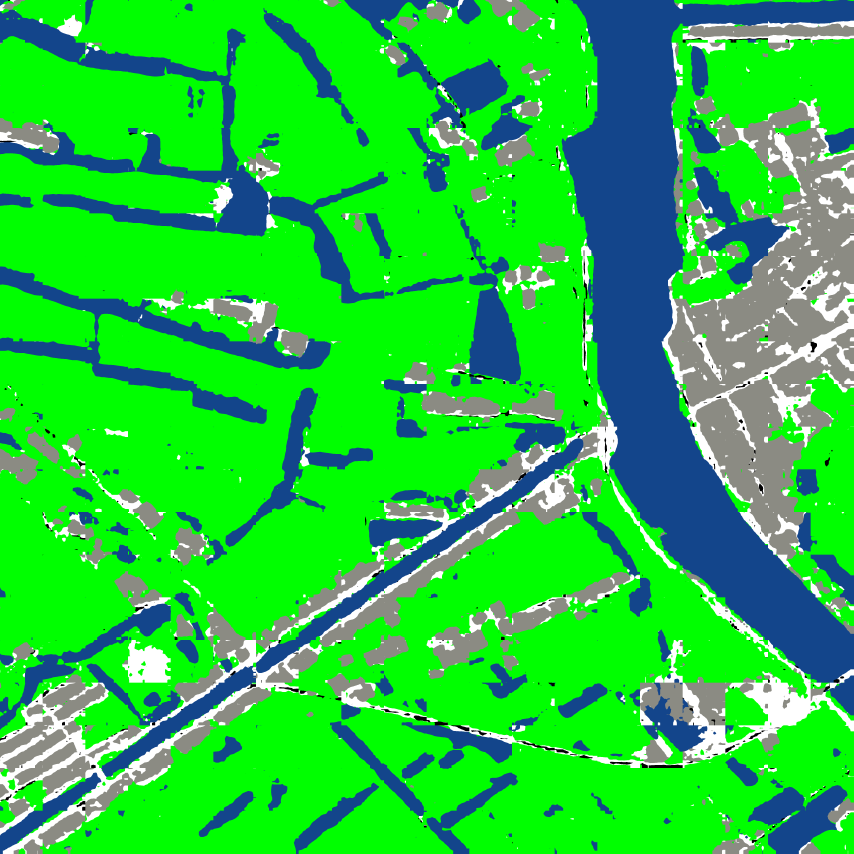
#> input picture sample_image/color_1.png, 5120 x 5120 px, given in place of 1.png, which was not available (shown at 1/6 size)
$ python preprocess.py
#> lines starting #> are read from the running program, lines starting #| are printed output that depends on the picture; pictures that were not available may be replaced by others from this repository, and a replacement may not be noted
import argparse
import os
import random

import cv2
import pandas as pd
from tqdm import tqdm

parser = argparse.ArgumentParser()
parser.add_argument('--size', type=int, default=224)
parser.add_argument('--image_num', type=int, default=10000)
args = parser.parse_args()


# 随机窗口采样
def generate_train_dataset(size, image_num,
                           train_image_path='dataset/train/images/',
                           train_label_path='dataset/train/labels/'):
    '''
    该函数用来生成训练集，切图方法为随机切图采样
    :param image_num: 生成样本的个数
    :param train_image_path: 切图保存样本的地址
    :param train_label_path: 切图保存标签的地址
    :return:
    '''
#> called with size = 224, image_num = 10000, train_image_path = 'dataset/train/images/', train_label_path = 'dataset/train/labels/'

    # 用来记录所有的子图的数目
    g_count = 1
    images_path = ['dataset/origin/1.png','dataset/origin/2.png',
                   'dataset/origin/3.png','dataset/origin/4.png']
    labels_path = ['dataset/origin/1_class.png','dataset/origin/2_class.png',
                   'dataset/origin/3_class.png','dataset/origin/4_class.png']

    # 每张图片生成子图的个数
    image_each = image_num // len(images_path)
    image_path, label_path = [], []
    for i in tqdm(range(len(images_path))):
        count = 0
        image = cv2.imread(images_path[i])
#> image is the input picture: shape (5120, 5120, 3); mean B, G, R 61.2, 200.1, 36.1
        label = cv2.imread(labels_path[i], cv2.IMREAD_GRAYSCALE)
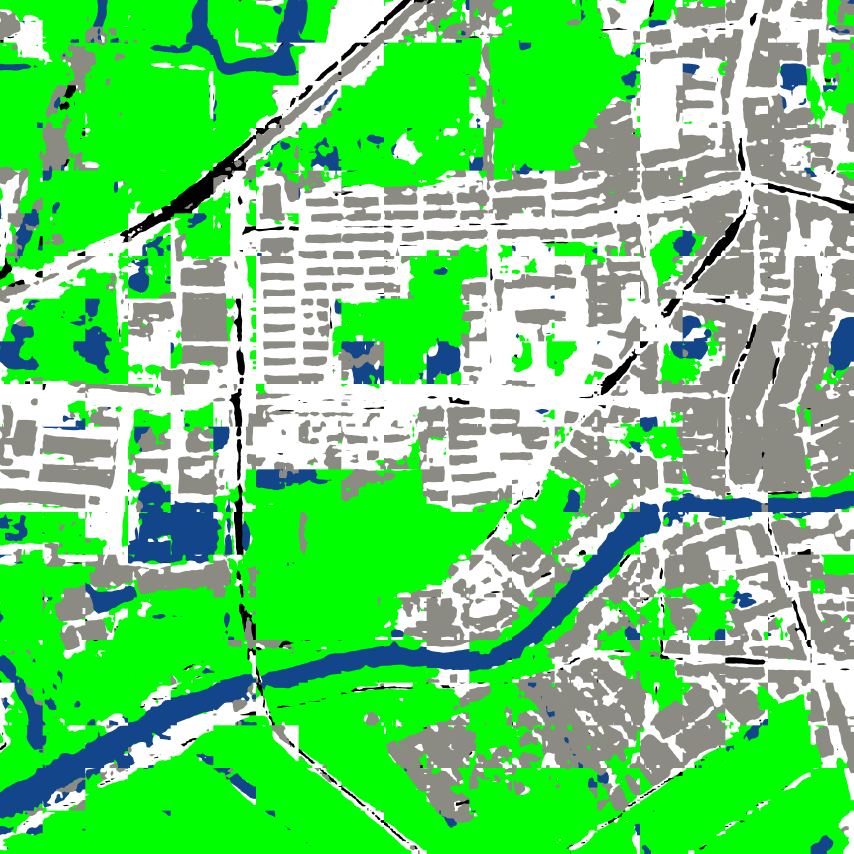
#> input picture sample_image/color_2.png, 5120 x 5120 px, given in place of 1_class.png, which was not available (shown at 1/6 size)
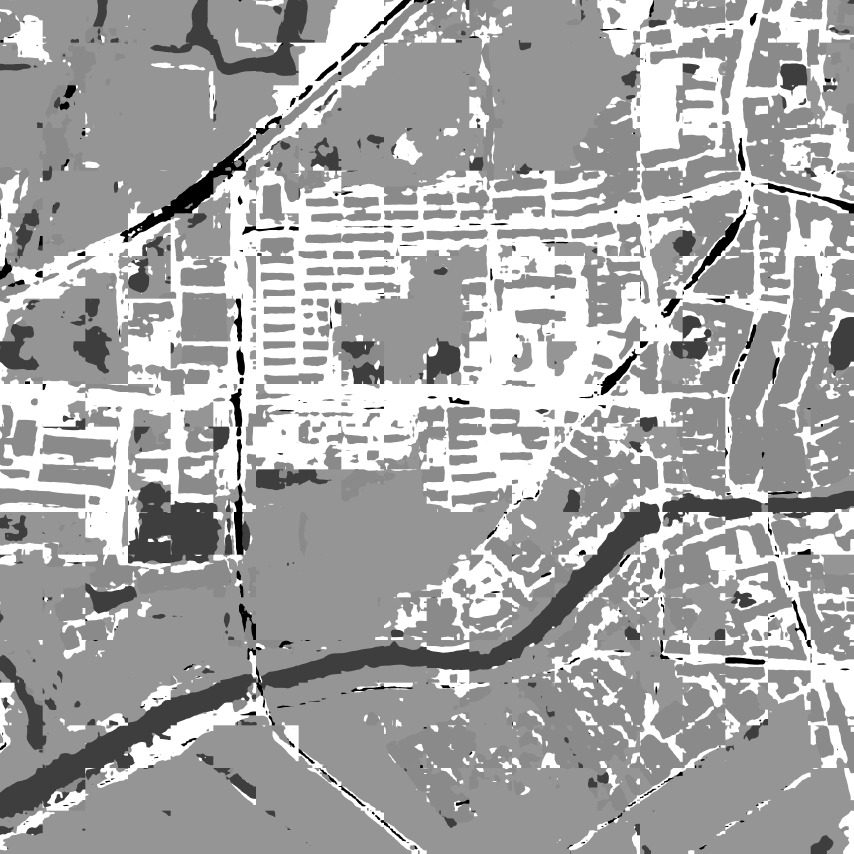
#> label: shape (5120, 5120) (shown at 1/6 size); min 0, max 255, mean 166.3
        X_height, X_width = image.shape[0], image.shape[1]
#> X_height = 5120; X_width = 5120
        while count < image_each:
            random_width = random.randint(0, X_width - size - 1)
            random_height = random.randint(0, X_height - size - 1)
            image_ogi = image[random_height: random_height + size, random_width: random_width + size,:]
            label_ogi = label[random_height: random_height + size, random_width: random_width + size]
            image_path.append(train_image_path + '%05d.png' % g_count)
            label_path.append(train_label_path + '%05d.png' % g_count)
            cv2.imwrite((train_image_path + '%05d.png' % g_count), image_ogi)
            cv2.imwrite((train_label_path + '%05d.png' % g_count), label_ogi)
            count += 1
            g_count += 1

            if g_count % 100 == 0:
                print(f'finish {g_count}/{image_num} images')
#> this loop made 2500 passes
#> pass 1, in generate_train_dataset, `image_ogi = image[random_height: random_height + size, random_width: r..`:
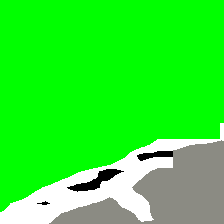
#> image_ogi: shape (224, 224, 3); mean B, G, R 47.8, 235.2, 48.9
#> pass 1, in generate_train_dataset, `label_ogi = label[random_height: random_height + size, random_width: r..`:
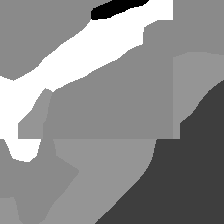
#> label_ogi: shape (224, 224); min 0, max 255, mean 142.1
#> pass 2, in generate_train_dataset, `image_ogi = image[random_height: random_height + size, random_width: r..`:
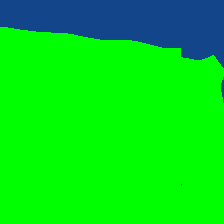
#> image_ogi: shape (224, 224, 3); mean B, G, R 25.9, 220.3, 3.5
#> pass 2, in generate_train_dataset, `label_ogi = label[random_height: random_height + size, random_width: r..`:
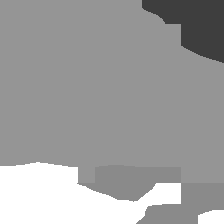
#> label_ogi: shape (224, 224); min 62, max 255, mean 158.6
#> after the loop, count = 2500; g_count = 2501; image_path = 2500 items, first 6: 'dataset/train/images/00001.png', 'dataset/train/images/00002.png', 'dataset/train/images/00003.png', 'dataset/train/images/00004.png', 'dataset/train/images/00005.png', 'dataset/train/images/00006.png'; label_path = 2500 items, first 6: 'dataset/train/labels/00001.png', 'dataset/train/labels/00002.png', 'dataset/train/labels/00003.png', 'dataset/train/labels/00004.png', 'dataset/train/labels/00005.png', 'dataset/train/labels/00006.png'

    df = pd.DataFrame({'image':image_path, 'label':label_path})
    df.to_csv('dataset/path_list.csv', index=False)


if __name__ == '__main__':
    os.makedirs('dataset/train/images', exist_ok=True)
    os.makedirs('dataset/train/labels', exist_ok=True)
#> (the run stopped early here; a loop or call above may not have finished)
